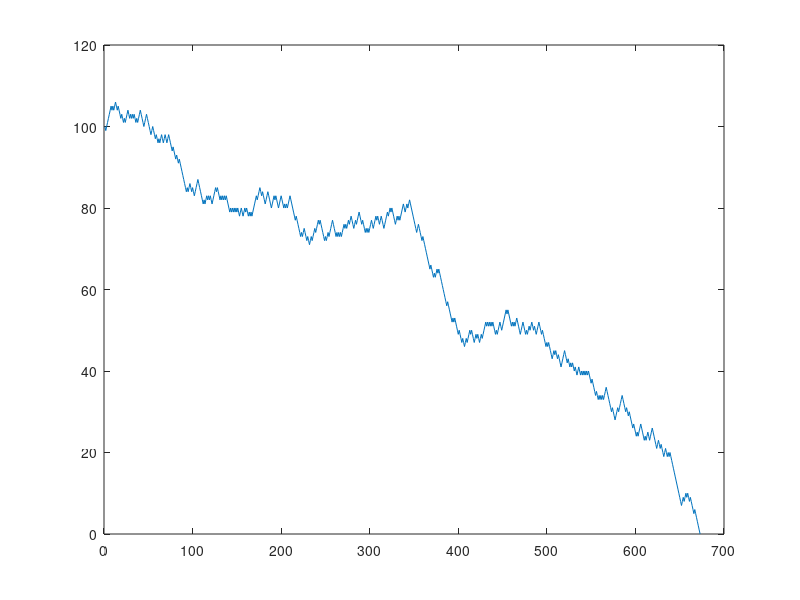

Here is the MATLAB script that generated this plot:
dinero=[];
dinero(1)=100;
iter=2;
while(dinero>0)
    %plot(dinero)
    
    dinero(iter)=dinero(iter-1)-1;
    aleatorio=randi(37);
    if aleatorio <= 18
        dinero(iter)=dinero(iter)+2;
    end
    iter = iter+1;
   
end
iter
plot(dinero)


